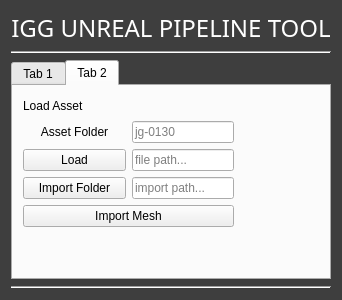
<?xml version="1.0" encoding="UTF-8"?>
<ui version="4.0">
 <class>Form</class>
 <widget class="QWidget" name="Form">
  <property name="geometry">
   <rect>
    <x>0</x>
    <y>0</y>
    <width>260</width>
    <height>300</height>
   </rect>
  </property>
  <property name="palette">
   <palette>
    <active>
     <colorrole role="WindowText">
      <brush brushstyle="SolidPattern">
       <color alpha="255">
        <red>255</red>
        <green>255</green>
        <blue>255</blue>
       </color>
      </brush>
     </colorrole>
     <colorrole role="Button">
      <brush brushstyle="SolidPattern">
       <color alpha="255">
        <red>62</red>
        <green>62</green>
        <blue>62</blue>
       </color>
      </brush>
     </colorrole>
     <colorrole role="Text">
      <brush brushstyle="SolidPattern">
       <color alpha="255">
        <red>255</red>
        <green>255</green>
        <blue>255</blue>
       </color>
      </brush>
     </colorrole>
     <colorrole role="ButtonText">
      <brush brushstyle="SolidPattern">
       <color alpha="255">
        <red>255</red>
        <green>255</green>
        <blue>255</blue>
       </color>
      </brush>
     </colorrole>
     <colorrole role="Base">
      <brush brushstyle="SolidPattern">
       <color alpha="255">
        <red>62</red>
        <green>62</green>
        <blue>62</blue>
       </color>
      </brush>
     </colorrole>
     <colorrole role="Window">
      <brush brushstyle="SolidPattern">
       <color alpha="255">
        <red>62</red>
        <green>62</green>
        <blue>62</blue>
       </color>
      </brush>
     </colorrole>
     <colorrole role="PlaceholderText">
      <brush brushstyle="NoBrush">
       <color alpha="128">
        <red>255</red>
        <green>255</green>
        <blue>255</blue>
       </color>
      </brush>
     </colorrole>
    </active>
    <inactive>
     <colorrole role="WindowText">
      <brush brushstyle="SolidPattern">
       <color alpha="255">
        <red>255</red>
        <green>255</green>
        <blue>255</blue>
       </color>
      </brush>
     </colorrole>
     <colorrole role="Button">
      <brush brushstyle="SolidPattern">
       <color alpha="255">
        <red>62</red>
        <green>62</green>
        <blue>62</blue>
       </color>
      </brush>
     </colorrole>
     <colorrole role="Text">
      <brush brushstyle="SolidPattern">
       <color alpha="255">
        <red>255</red>
        <green>255</green>
        <blue>255</blue>
       </color>
      </brush>
     </colorrole>
     <colorrole role="ButtonText">
      <brush brushstyle="SolidPattern">
       <color alpha="255">
        <red>255</red>
        <green>255</green>
        <blue>255</blue>
       </color>
      </brush>
     </colorrole>
     <colorrole role="Base">
      <brush brushstyle="SolidPattern">
       <color alpha="255">
        <red>62</red>
        <green>62</green>
        <blue>62</blue>
       </color>
      </brush>
     </colorrole>
     <colorrole role="Window">
      <brush brushstyle="SolidPattern">
       <color alpha="255">
        <red>62</red>
        <green>62</green>
        <blue>62</blue>
       </color>
      </brush>
     </colorrole>
     <colorrole role="PlaceholderText">
      <brush brushstyle="NoBrush">
       <color alpha="128">
        <red>255</red>
        <green>255</green>
        <blue>255</blue>
       </color>
      </brush>
     </colorrole>
    </inactive>
    <disabled>
     <colorrole role="WindowText">
      <brush brushstyle="SolidPattern">
       <color alpha="255">
        <red>255</red>
        <green>255</green>
        <blue>255</blue>
       </color>
      </brush>
     </colorrole>
     <colorrole role="Button">
      <brush brushstyle="SolidPattern">
       <color alpha="255">
        <red>62</red>
        <green>62</green>
        <blue>62</blue>
       </color>
      </brush>
     </colorrole>
     <colorrole role="Text">
      <brush brushstyle="SolidPattern">
       <color alpha="255">
        <red>255</red>
        <green>255</green>
        <blue>255</blue>
       </color>
      </brush>
     </colorrole>
     <colorrole role="ButtonText">
      <brush brushstyle="SolidPattern">
       <color alpha="255">
        <red>255</red>
        <green>255</green>
        <blue>255</blue>
       </color>
      </brush>
     </colorrole>
     <colorrole role="Base">
      <brush brushstyle="SolidPattern">
       <color alpha="255">
        <red>62</red>
        <green>62</green>
        <blue>62</blue>
       </color>
      </brush>
     </colorrole>
     <colorrole role="Window">
      <brush brushstyle="SolidPattern">
       <color alpha="255">
        <red>62</red>
        <green>62</green>
        <blue>62</blue>
       </color>
      </brush>
     </colorrole>
     <colorrole role="PlaceholderText">
      <brush brushstyle="NoBrush">
       <color alpha="128">
        <red>255</red>
        <green>255</green>
        <blue>255</blue>
       </color>
      </brush>
     </colorrole>
    </disabled>
   </palette>
  </property>
  <property name="windowTitle">
   <string>Form</string>
  </property>
  <property name="styleSheet">
   <string notr="true">QWidget#Form {
	background-color:rgb(62, 62, 62);
	color:white;
}</string>
  </property>
  <layout class="QVBoxLayout" name="verticalLayout_2">
   <item>
    <widget class="QLabel" name="Title">
     <property name="sizePolicy">
      <sizepolicy hsizetype="Preferred" vsizetype="Fixed">
       <horstretch>0</horstretch>
       <verstretch>0</verstretch>
      </sizepolicy>
     </property>
     <property name="font">
      <font>
       <family>Impact</family>
       <pointsize>18</pointsize>
      </font>
     </property>
     <property name="styleSheet">
      <string notr="true">QWidget#Title {
	color:rgb(255, 255, 255);
}</string>
     </property>
     <property name="text">
      <string>IGG UNREAL PIPELINE TOOL</string>
     </property>
     <property name="alignment">
      <set>Qt::AlignCenter</set>
     </property>
    </widget>
   </item>
   <item>
    <widget class="Line" name="line">
     <property name="orientation">
      <enum>Qt::Horizontal</enum>
     </property>
    </widget>
   </item>
   <item>
    <widget class="QTabWidget" name="tabWidget">
     <property name="sizePolicy">
      <sizepolicy hsizetype="Preferred" vsizetype="Preferred">
       <horstretch>0</horstretch>
       <verstretch>0</verstretch>
      </sizepolicy>
     </property>
     <property name="layoutDirection">
      <enum>Qt::LeftToRight</enum>
     </property>
     <property name="currentIndex">
      <number>1</number>
     </property>
     <widget class="QWidget" name="tab">
      <attribute name="title">
       <string>Tab 1</string>
      </attribute>
      <widget class="QWidget" name="verticalLayoutWidget">
       <property name="geometry">
        <rect>
         <x>10</x>
         <y>8</y>
         <width>211</width>
         <height>101</height>
        </rect>
       </property>
       <layout class="QVBoxLayout" name="verticalLayout">
        <property name="topMargin">
         <number>0</number>
        </property>
        <property name="bottomMargin">
         <number>0</number>
        </property>
        <item>
         <widget class="QLabel" name="label_MakeShotFolders">
          <property name="text">
           <string>Make Shot Folders</string>
          </property>
         </widget>
        </item>
        <item>
         <layout class="QHBoxLayout" name="horizontalLayout_ShotTags">
          <item>
           <widget class="QRadioButton" name="shotTag_BT">
            <property name="font">
             <font>
              <weight>50</weight>
              <bold>false</bold>
             </font>
            </property>
            <property name="layoutDirection">
             <enum>Qt::LeftToRight</enum>
            </property>
            <property name="autoFillBackground">
             <bool>false</bool>
            </property>
            <property name="text">
             <string>BT</string>
            </property>
            <property name="checked">
             <bool>true</bool>
            </property>
           </widget>
          </item>
          <item>
           <widget class="QRadioButton" name="shotTag_JG">
            <property name="text">
             <string>JG</string>
            </property>
           </widget>
          </item>
          <item>
           <widget class="QRadioButton" name="shotTag_PJG">
            <property name="text">
             <string>PJG</string>
            </property>
           </widget>
          </item>
          <item>
           <widget class="QRadioButton" name="shotTag_DEV">
            <property name="text">
             <string>DEV</string>
            </property>
           </widget>
          </item>
         </layout>
        </item>
        <item>
         <layout class="QHBoxLayout" name="horizontalLayout">
          <property name="topMargin">
           <number>0</number>
          </property>
          <item>
           <widget class="QLabel" name="label_ShotNo">
            <property name="text">
             <string>Shot No.</string>
            </property>
           </widget>
          </item>
          <item>
           <widget class="QLineEdit" name="lineEdit_ShotNo">
            <property name="maxLength">
             <number>4</number>
            </property>
            <property name="frame">
             <bool>true</bool>
            </property>
            <property name="dragEnabled">
             <bool>false</bool>
            </property>
            <property name="placeholderText">
             <string>0130</string>
            </property>
            <property name="clearButtonEnabled">
             <bool>false</bool>
            </property>
           </widget>
          </item>
         </layout>
        </item>
        <item>
         <widget class="QPushButton" name="button_MakeFolders">
          <property name="text">
           <string>Make Folders</string>
          </property>
         </widget>
        </item>
       </layout>
      </widget>
     </widget>
     <widget class="QWidget" name="tab_2">
      <property name="layoutDirection">
       <enum>Qt::LeftToRight</enum>
      </property>
      <attribute name="title">
       <string>Tab 2</string>
      </attribute>
      <widget class="QWidget" name="verticalLayoutWidget_2">
       <property name="geometry">
        <rect>
         <x>10</x>
         <y>10</y>
         <width>211</width>
         <height>131</height>
        </rect>
       </property>
       <layout class="QVBoxLayout" name="verticalLayout_3">
        <property name="topMargin">
         <number>0</number>
        </property>
        <property name="bottomMargin">
         <number>0</number>
        </property>
        <item>
         <widget class="QLabel" name="label_LoadAsset">
          <property name="enabled">
           <bool>true</bool>
          </property>
          <property name="text">
           <string>Load Asset</string>
          </property>
         </widget>
        </item>
        <item>
         <layout class="QHBoxLayout" name="horizontalLayout_2">
          <property name="topMargin">
           <number>0</number>
          </property>
          <item>
           <widget class="QLabel" name="label_CurrentShot">
            <property name="sizePolicy">
             <sizepolicy hsizetype="Preferred" vsizetype="Preferred">
              <horstretch>0</horstretch>
              <verstretch>0</verstretch>
             </sizepolicy>
            </property>
            <property name="layoutDirection">
             <enum>Qt::LeftToRight</enum>
            </property>
            <property name="text">
             <string>Asset Folder</string>
            </property>
            <property name="alignment">
             <set>Qt::AlignCenter</set>
            </property>
           </widget>
          </item>
          <item>
           <widget class="QLineEdit" name="lineEdit_CurrentShot">
            <property name="sizePolicy">
             <sizepolicy hsizetype="Ignored" vsizetype="Fixed">
              <horstretch>0</horstretch>
              <verstretch>0</verstretch>
             </sizepolicy>
            </property>
            <property name="maxLength">
             <number>8</number>
            </property>
            <property name="placeholderText">
             <string>jg-0130</string>
            </property>
           </widget>
          </item>
         </layout>
        </item>
        <item>
         <layout class="QHBoxLayout" name="horizontalLayout_3">
          <property name="leftMargin">
           <number>0</number>
          </property>
          <property name="topMargin">
           <number>0</number>
          </property>
          <item>
           <widget class="QPushButton" name="button_Load">
            <property name="text">
             <string>Load</string>
            </property>
           </widget>
          </item>
          <item>
           <widget class="QLineEdit" name="lineEdit_Path">
            <property name="sizePolicy">
             <sizepolicy hsizetype="Ignored" vsizetype="Fixed">
              <horstretch>0</horstretch>
              <verstretch>0</verstretch>
             </sizepolicy>
            </property>
            <property name="readOnly">
             <bool>true</bool>
            </property>
            <property name="placeholderText">
             <string>file path...</string>
            </property>
           </widget>
          </item>
         </layout>
        </item>
        <item>
         <layout class="QHBoxLayout" name="horizontalLayout_5">
          <property name="topMargin">
           <number>0</number>
          </property>
          <item>
           <widget class="QPushButton" name="button_ImportFolder">
            <property name="text">
             <string>Import Folder</string>
            </property>
           </widget>
          </item>
          <item>
           <widget class="QLineEdit" name="lineEdit_ImportPath">
            <property name="sizePolicy">
             <sizepolicy hsizetype="Ignored" vsizetype="Fixed">
              <horstretch>0</horstretch>
              <verstretch>0</verstretch>
             </sizepolicy>
            </property>
            <property name="text">
             <string/>
            </property>
            <property name="readOnly">
             <bool>true</bool>
            </property>
            <property name="placeholderText">
             <string>import path...</string>
            </property>
           </widget>
          </item>
         </layout>
        </item>
        <item>
         <widget class="QPushButton" name="button_ImportSM">
          <property name="text">
           <string>Import Mesh</string>
          </property>
         </widget>
        </item>
       </layout>
      </widget>
     </widget>
    </widget>
   </item>
   <item>
    <widget class="Line" name="line_2">
     <property name="orientation">
      <enum>Qt::Horizontal</enum>
     </property>
    </widget>
   </item>
  </layout>
 </widget>
 <resources/>
 <connections/>
</ui>
